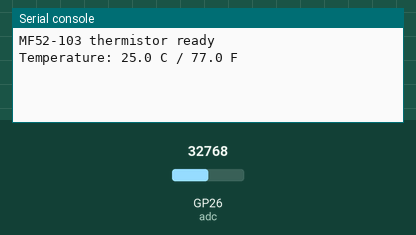
The program below on a simulated Raspberry Pi Pico running MicroPython. Shown: the last lines printed to the serial console. Inputs (shaded band) come from the test bench; at power-on: GP26 (adc) = 32768 (analog values on the 0–65535 scale).

Above: at 1.2 s.
1.3 s: GP26 (adc) set to 45874
At 1.3 s:
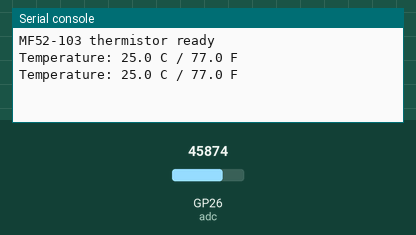
2.8 s: GP26 (adc) set to 57670
At 4.2 s:
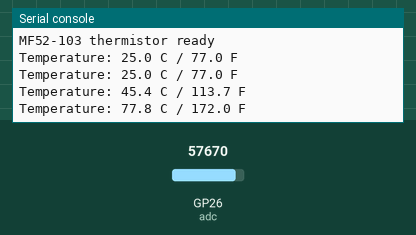
Timing chart, 0 to 5.8 s (numbered marks = the images above; inputs shaded):
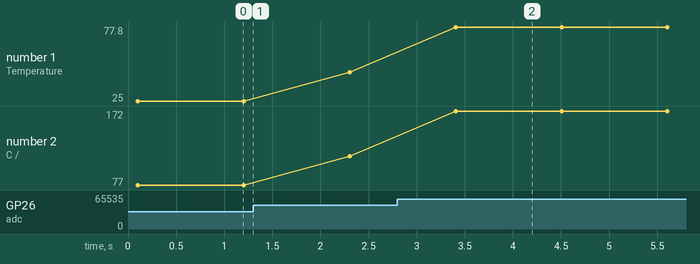

The program:

example_2.py
```python
# Example for a Raspberry Pi Pico running MicroPython: samples the 16-bit ADC (GP26), computes the thermistor resistance from the divider, and converts it to temperature using the beta equation.
#
# Buy this module: https://shillehtek.com/products/10k-ntc-thermistor-temperature-sensor-mf52-103
# Full manual: https://shillehtek.com/blogs/shillehtek-product-manuals/10k-ntc-thermistor-temperature-sensor-mf52-103-manual
# More examples: https://github.com/shillehbean/shillehtek-examples
#

# MF52-103 10K NTC Thermistor - Pico MicroPython Example
# Divider: 3V3 - thermistor - GP26 - 10k - GND

from machine import ADC
import math, time

adc = ADC(26)
VCC, SERIES_R, NOMINAL, B_COEFF = 3.3, 10000.0, 10000.0, 3950.0

def read_temp_c():
    total = 0
    for _ in range(20):
        total += adc.read_u16()
        time.sleep_ms(5)
    volts = total / 20 / 65535 * VCC

    r_ntc = SERIES_R * (VCC / volts - 1.0)
    steinhart = (math.log(r_ntc / NOMINAL) / B_COEFF
                 + 1.0 / (25.0 + 273.15))
    return 1.0 / steinhart - 273.15

print("MF52-103 thermistor ready")
while True:
    c = read_temp_c()
    print("Temperature: {:.1f} C / {:.1f} F".format(c, c * 9 / 5 + 32))
    time.sleep(1)
```

Measured:
- after the input at 2.8 s, the serial console: prints a new line after 0.61 s (image 2)
- plotted number 1: 25 → 45.4 after the input at 1.3 s, 45.4 → 77.8 after the input at 2.8 s
- plotted number 2: 77 → 113.7 after the input at 1.3 s, 113.7 → 172 after the input at 2.8 s
